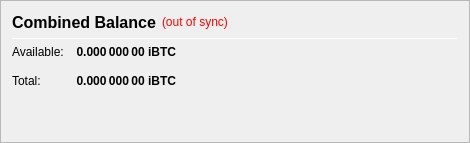
                   <widget class="QFrame" name="frame_CombinedBalances">
                    <property name="minimumSize">
                     <size>
                      <width>470</width>
                      <height>0</height>
                     </size>
                    </property>
                    <property name="frameShape">
                     <enum>QFrame::StyledPanel</enum>
                    </property>
                    <property name="frameShadow">
                     <enum>QFrame::Raised</enum>
                    </property>
                    <layout class="QVBoxLayout" name="verticalLayout_5">
                     <item>
                      <layout class="QHBoxLayout" name="horizontalLayout_5" stretch="0,0,0">
                       <item>
                        <widget class="QLabel" name="label_5z">
                         <property name="minimumSize">
                          <size>
                           <width>0</width>
                           <height>20</height>
                          </size>
                         </property>
                         <property name="font">
                          <font>
                           <pointsize>12</pointsize>
                           <weight>75</weight>
                           <bold>true</bold>
                          </font>
                         </property>
                         <property name="toolTip">
                          <string>Combined Balance (including unconfirmed and immature coins)</string>
                         </property>
                         <property name="text">
                          <string>Combined Balance</string>
                         </property>
                        </widget>
                       </item>
                       <item>
                        <widget class="QLabel" name="labelWalletStatus">
                         <property name="cursor">
                          <cursorShape>WhatsThisCursor</cursorShape>
                         </property>
                         <property name="toolTip">
                          <string>The displayed information may be out of date. Your wallet automatically synchronizes with the iBTC network after a connection is established, but this process has not completed yet.</string>
                         </property>
                         <property name="styleSheet">
                          <string notr="true">QLabel { color: red; }</string>
                         </property>
                         <property name="text">
                          <string notr="true">(out of sync)</string>
                         </property>
                         <property name="alignment">
                          <set>Qt::AlignLeading|Qt::AlignLeft|Qt::AlignVCenter</set>
                         </property>
                        </widget>
                       </item>
                       <item>
                        <spacer name="horizontalSpacer_1">
                         <property name="orientation">
                          <enum>Qt::Horizontal</enum>
                         </property>
                         <property name="sizeHint" stdset="0">
                          <size>
                           <width>40</width>
                           <height>20</height>
                          </size>
                         </property>
                        </spacer>
                       </item>
                      </layout>
                     </item>
                     <item>
                      <widget class="Line" name="line_CombinedBalance">
                       <property name="minimumSize">
                        <size>
                         <width>0</width>
                         <height>1</height>
                        </size>
                       </property>
                       <property name="maximumSize">
                        <size>
                         <width>16777215</width>
                         <height>1</height>
                        </size>
                       </property>
                       <property name="orientation">
                        <enum>Qt::Horizontal</enum>
                       </property>
                      </widget>
                     </item>
                     <item>
                      <layout class="QGridLayout" name="gridLayout_3">
                       <property name="spacing">
                        <number>12</number>
                       </property>
                       <item row="1" column="0">
                        <widget class="QLabel" name="labelBalanceTextz">
                         <property name="text">
                          <string>Available:</string>
                         </property>
                        </widget>
                       </item>
                       <item row="1" column="1">
                        <widget class="QLabel" name="labelBalancez">
                         <property name="font">
                          <font>
                           <weight>75</weight>
                           <bold>true</bold>
                          </font>
                         </property>
                         <property name="cursor">
                          <cursorShape>IBeamCursor</cursorShape>
                         </property>
                         <property name="toolTip">
                          <string>Your current spendable balance</string>
                         </property>
                         <property name="text">
                          <string notr="true">0.000 000 00 iBTC</string>
                         </property>
                         <property name="alignment">
                          <set>Qt::AlignRight|Qt::AlignTrailing|Qt::AlignVCenter</set>
                         </property>
                         <property name="textInteractionFlags">
                          <set>Qt::LinksAccessibleByMouse|Qt::TextSelectableByKeyboard|Qt::TextSelectableByMouse</set>
                         </property>
                        </widget>
                       </item>
                       <item row="2" column="0">
                        <widget class="QLabel" name="labelTotalTextz">
                         <property name="text">
                          <string>Total:</string>
                         </property>
                        </widget>
                       </item>
                       <item row="2" column="1">
                        <widget class="QLabel" name="labelTotalz">
                         <property name="font">
                          <font>
                           <weight>75</weight>
                           <bold>true</bold>
                          </font>
                         </property>
                         <property name="cursor">
                          <cursorShape>IBeamCursor</cursorShape>
                         </property>
                         <property name="toolTip">
                          <string>Total Balance, including all unavailable coins.</string>
                         </property>
                         <property name="text">
                          <string notr="true">0.000 000 00 iBTC</string>
                         </property>
                         <property name="alignment">
                          <set>Qt::AlignRight|Qt::AlignTrailing|Qt::AlignVCenter</set>
                         </property>
                         <property name="textInteractionFlags">
                          <set>Qt::LinksAccessibleByMouse|Qt::TextSelectableByKeyboard|Qt::TextSelectableByMouse</set>
                         </property>
                        </widget>
                       </item>
                       <item row="2" column="3">
                        <spacer name="horizontalSpacer_2">
                         <property name="orientation">
                          <enum>Qt::Horizontal</enum>
                         </property>
                         <property name="sizeHint" stdset="0">
                          <size>
                           <width>40</width>
                           <height>20</height>
                          </size>
                         </property>
                        </spacer>
                       </item>
                      </layout>
                     </item>
                     <item>
                      <spacer name="verticalSpacer_1">
                       <property name="orientation">
                        <enum>Qt::Vertical</enum>
                       </property>
                       <property name="sizeHint" stdset="0">
                        <size>
                         <width>20</width>
                         <height>40</height>
                        </size>
                       </property>
                      </spacer>
                     </item>
                    </layout>
                   </widget>
